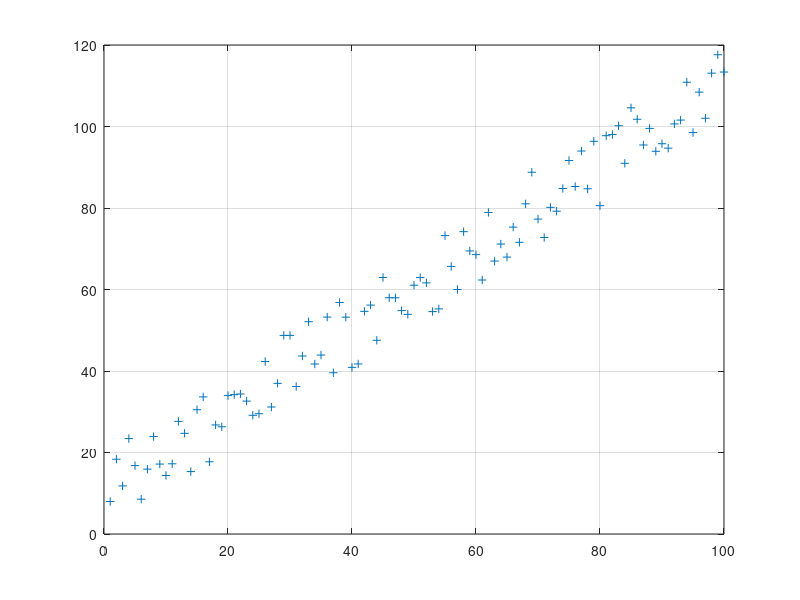

Write MATLAB code to recreate this figure. (Note: this script raises an error after producing the figure.)
%% Luis linear regressor test
close all
x = [1:100];
x = x';
y = x+20.*rand(100,1);
plot(x,y,'+')
hold on
grid on
xlength = 100;
x_to_regress = [ones(100,1),x];


b = LuisLinearRegressor(y,x_to_regress);
c = regress(y,x_to_regress);


y_pred1 = b(1)+b(2)*x;
y_pred2 = c(1)+c(2)*x;
plot(x,y_pred1)
plot(x,y_pred2)

RSME1 = sqrt((sum(y-y_pred1).^2)/xlength)
RSME2 = sqrt((sum(y-y_pred2).^2)/xlength)

